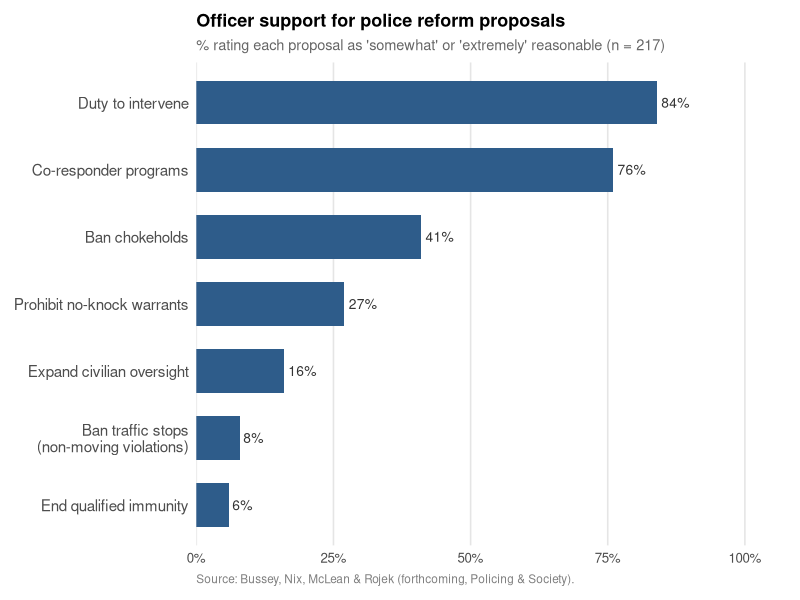
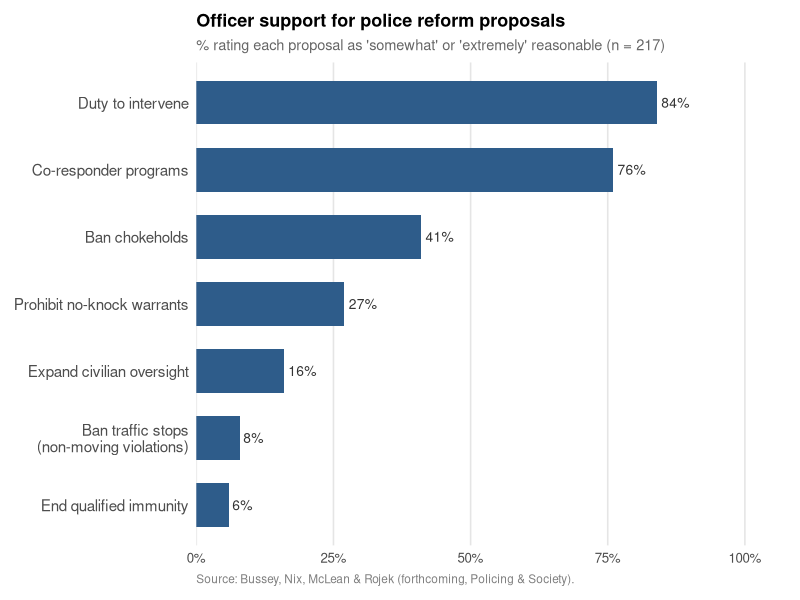

Here is the R script that generated these plots, in order:
library(ggplot2)

reforms <- data.frame(
  item = c(
    "Duty to intervene",
    "Co-responder programs",
    "Ban chokeholds",
    "Prohibit no-knock warrants",
    "Expand civilian oversight",
    "Ban traffic stops\n(non-moving violations)",
    "End qualified immunity"
  ),
  pct = c(84, 76, 41, 27, 16, 8, 6)
)

reforms$item <- factor(reforms$item, levels = rev(reforms$item))

ggplot(reforms, aes(x = pct, y = item)) +
  geom_col(fill = "#2E5C8A", width = 0.65) +
  geom_text(aes(label = paste0(pct, "%")),
            hjust = -0.15, size = 3.5, color = "gray20") +
  scale_x_continuous(limits = c(0, 100),
                     labels = function(x) paste0(x, "%"),
                     expand = expansion(mult = c(0, 0.05))) +
  labs(
    title = "Officer support for police reform proposals",
    subtitle = "% rating each proposal as 'somewhat' or 'extremely' reasonable (n = 217)",
    caption = "Source: Bussey, Nix, McLean & Rojek (forthcoming, Policing & Society).",
    x = NULL, y = NULL
  ) +
  theme_minimal(base_size = 12) +
  theme(
    plot.title    = element_text(face = "bold", size = 13),
    plot.subtitle = element_text(size = 10.5, color = "gray40"),
    plot.caption  = element_text(size = 8.5, color = "gray50", hjust = 0),
    panel.grid.major.y = element_blank(),
    panel.grid.minor   = element_blank(),
    panel.grid.major.x = element_line(color = "gray90"),
    axis.text.y = element_text(size = 11),
    plot.margin = margin(10, 20, 10, 10)
  )

ggsave(
  here::here("content/publication/70-warrior-guardian-reform/figure_reform_support.png"),
  width = 7, height = 4.5, dpi = 300
)

message("Figure saved.")
